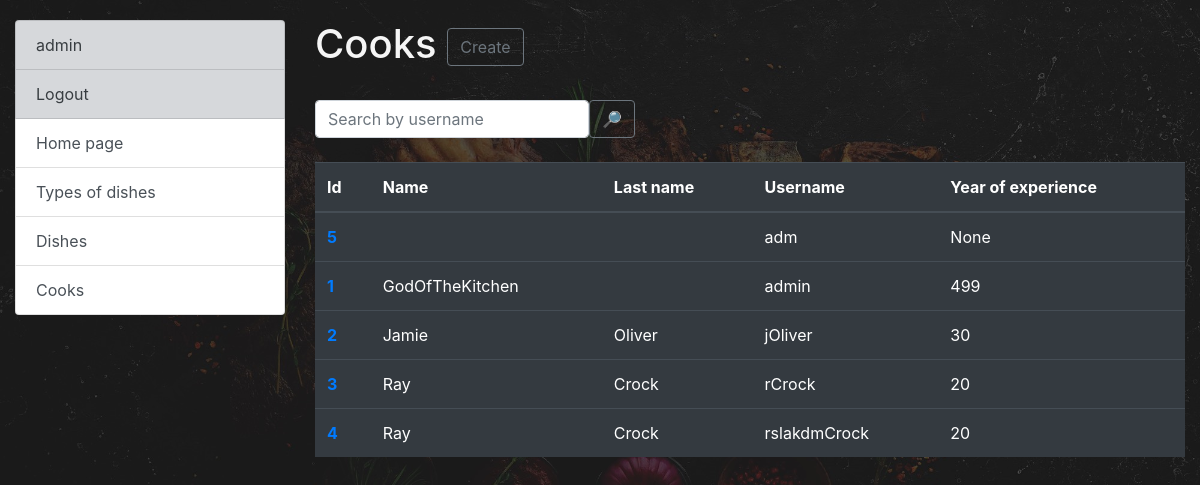
Before: /cook/ (signed in) with the older database file.
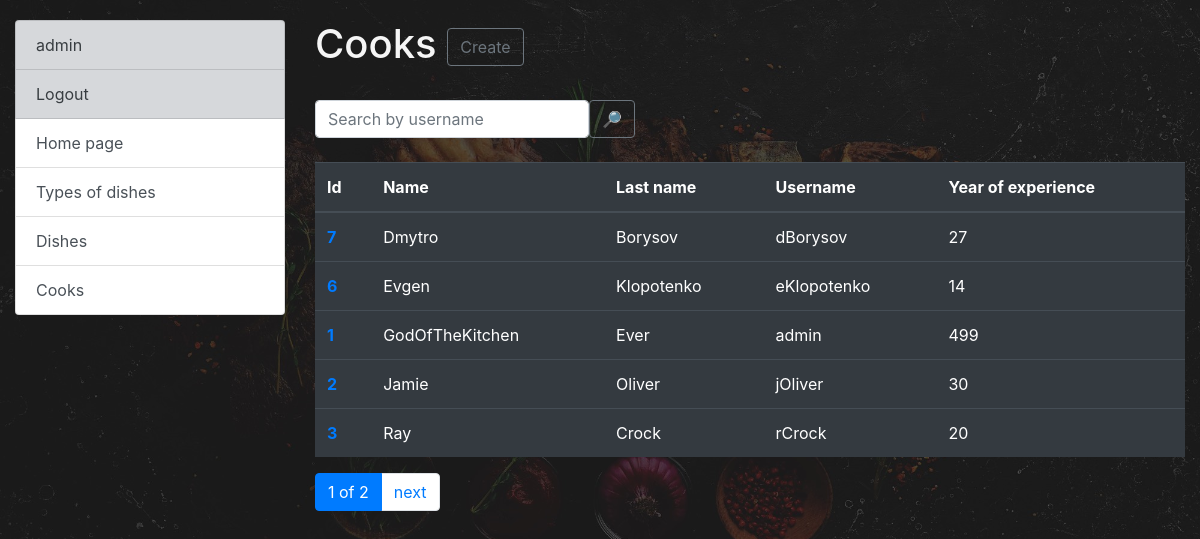
After: the same page with the newer database file.
### kitchen/models.py (models this page shows, shortened)
class Cook(AbstractUser):
    years_of_experience = models.IntegerField(null=True, blank=True)
    class Meta:
        ordering = ["first_name"]

### kitchen/views.py (the view)
# urls.py: path("cook/", CookListView.as_view(), name="cook-list"),
class CookListView(LoginRequiredMixin, generic.ListView):
    model = Cook
    paginate_by = 5
    queryset = Cook.objects.all()
    def get_context_data(self, *, object_list=None, **kwargs):
        context = super(CookListView, self).get_context_data(**kwargs)
        username = self.request.GET.get("username", "")
        context["search_form"] = CookSearchForm(initial={"username": username})
        return context
    def get_queryset(self):
        form = CookSearchForm(self.request.GET)
        if form.is_valid():
            return self.queryset.filter(
                username__icontains=form.cleaned_data["username"]
            )
        return self.queryset

### kitchen/form.py
class CookSearchForm(forms.Form):
    username = forms.CharField(
        max_length=255,
        required=False,
        label="",
        widget=forms.TextInput(attrs={"placeholder": "Search by username"}),
    )

### kitchen/templatetags/query_transform.py (called while the page is built)
@register.simple_tag
def query_transform(request, **kwargs):
    updated = request.GET.copy()
    for key, value in kwargs.items():
        if value is not None:
            updated[key] = value
        else:
            updated.pop(key, 0)
    return updated.urlencode()

### templates/kitchen/cook_list.html
{% extends "base.html" %}
{% load crispy_forms_filters %}
{% block content %}
  <h1>
    Cooks
    <a href="{% url 'kitchen:cook-create' %}" class="btn btn-outline-secondary">
      Create
    </a>
  </h1>
  <br>
  <form action="" method="get" class="form-inline">
    {{search_form|crispy }}
      <input type="submit" class="btn btn-outline-secondary" value="🔎">
  </form>
  <br>
    <table class="table table table-dark">
      <thead>
      <tr>
        <th scope="col">Id</th>
        <th scope="col">Name</th>
        <th scope="col">Last name</th>
        <th scope="col">Username</th>
        <th scope="col">Year of experience</th>
      </tr>
      </thead>
      <tbody>
      {% if cook_list %}
        {% for cook in cook_list %}
          <tr>
            <th scope="col">
           <a href="{% url 'kitchen:cook-detail' pk=cook.id %}">{{ cook.id }}</a>
            </th>
            <td>{{ cook.first_name }} </td>
            <td>{{ cook.last_name }} </td>
            <td scope="col">{{ cook.username }}</td>
            <td>{{ cook.years_of_experience }}</td>
          </tr>
        {% endfor %}
      {% else %}
        <th scope="col">There are not cooks</th>
      {% endif %}
      </tbody>
    </table>
{% endblock %}

### templates/base.html (shortened to what this page needs)
<!DOCTYPE html>
<html lang="en">
<head>
  <link rel="stylesheet"
      href="https://cdn.jsdelivr.net/npm/bootstrap@4.5.3/dist/css/bootstrap.min.css"
>
{% load static %}
     <link rel="stylesheet" href="{% static 'css/styles.css' %}">
</head>
<body>
  <div class="container-fluid">
    <div class="row">
      <div class="col-sm-3">
        {% block sidebar %}
          {% include "includes/sidebar.html" %}
        {% endblock %}
      </div>
      <div class="col-sm-9">
        {% block content %}
        {% endblock %}
        {% block pagination %}
          {% include "includes/pagination.html" %}
        {% endblock %}
      </div>
    </div>
  </div>
</body>
</html>

### templates/includes/sidebar.html
<ul class="sidebar-nav list-group">
  {% if user.is_authenticated %}
     <a class="list-group-item list-group-item-action list-group-item-secondary" href="{% url "kitchen:cook-detail" pk=user.id %}">{{ user.username }} </a>
     <a class="list-group-item list-group-item-action list-group-item-secondary" href="{% url "logout" %}">Logout</a>
  {% else %}
  <a class="list-group-item list-group-item-action list-group-item-secondary" href="{% url "login" %}">Login</a>
  {% endif %}
  <a class="list-group-item list-group-item-action" href="{% url 'kitchen:index' %}">Home page</a>
  <a class="list-group-item list-group-item-action" href="{% url 'kitchen:dish-type-list' %}">Types of dishes</a>
  <a class="list-group-item list-group-item-action" href="{% url 'kitchen:dish-list' %}">Dishes</a>
  <a class="list-group-item list-group-item-action" href="{% url 'kitchen:cook-list' %}">Cooks</a>
</ul>

### templates/includes/pagination.html (shortened to what this page needs)
{% load query_transform %}
{% if is_paginated %}
  <ul class="pagination">
    <li class="page-item active">
    <span class="page-link">{{ page_obj.number }} of {{ paginator.num_pages }}</span>
    </li>
    {% if page_obj.has_next %}
      <li class="page-item">
        <a href="?{% query_transform request page=page_obj.next_page_number %}" class="page-link">next</a>
      </li>
    {% endif %}
  </ul>
{% endif %}

### static/css/styles.css (style rules this page uses)
body { margin-top: 20px; background-image: url('/static/steak.jpeg'); background-size: cover; color: whitesmoke; }

Changed rows visible on the page:
no longer on this page (row edited): Cook: id "5", username "adm", years_of_experience "None"
removed Cook: id "4", first_name "Ray", last_name "Crock", username "rslakdmCrock", years_of_experience "20"
changed Cook "GodOfTheKitchen": last_name (not shown) → "Ever"
added Cook: id "7", first_name "Dmytro", last_name "Borysov", username "dBorysov", years_of_experience "27"
added Cook: id "6", first_name "Evgen", last_name "Klopotenko", username "eKlopotenko", years_of_experience "14"
Other visible differences:
{{ page_obj.number }}: (not shown) → "1"
{{ paginator.num_pages }}: (not shown) → "2"
text now shown: "of next"
